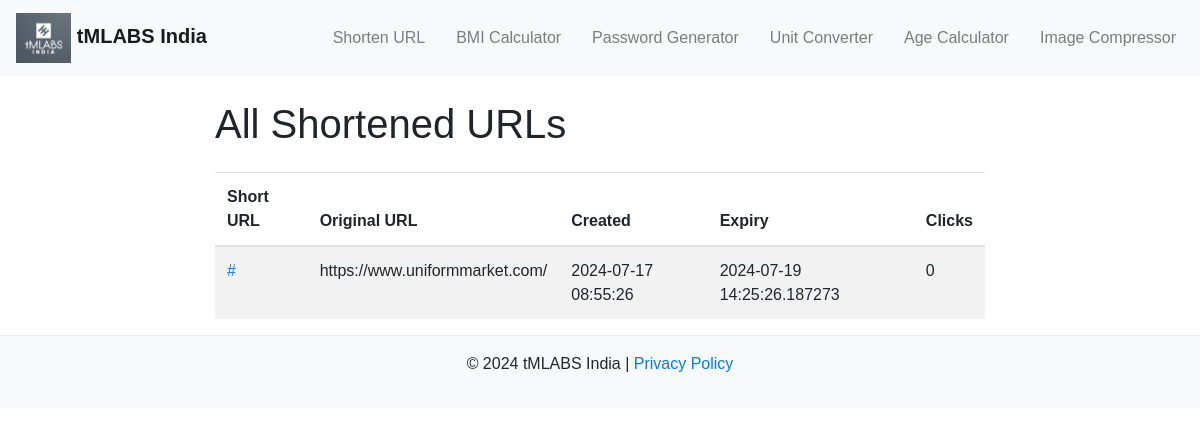
Before: /all_urls with the older database file.
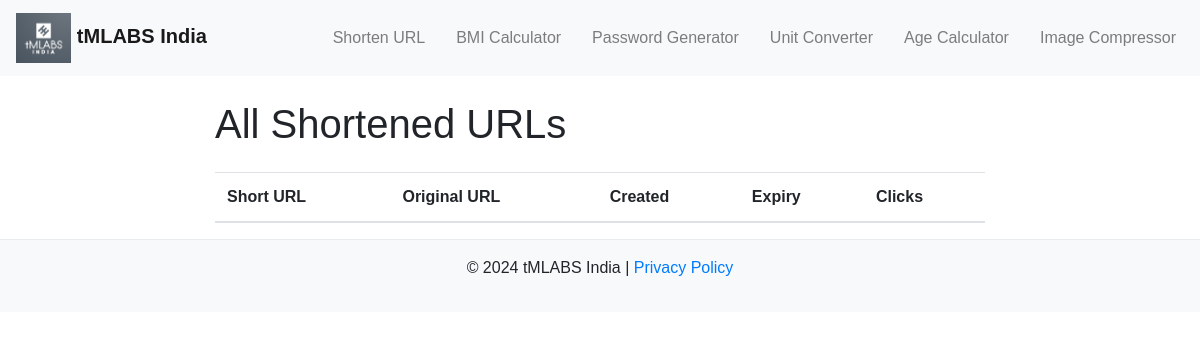
After: the same page with the newer database file.
### tables this page shows
CREATE TABLE urls (
            id INTEGER PRIMARY KEY AUTOINCREMENT,
            created TIMESTAMP NOT NULL DEFAULT CURRENT_TIMESTAMP,
            original_url TEXT NOT NULL,
            short_url TEXT UNIQUE NOT NULL,
            clicks INTEGER NOT NULL DEFAULT 0,
            expiry TEXT NOT NULL,
            ip_address TEXT,
            location TEXT
        );

### app.py (the view)
@app.route('/all_urls', methods=['GET','POST'])
def all_urls():
    urls = get_urls()
    return render_template('all_urls.html', urls=urls, hashids=hashids)

### app.py (called while the page is built)
def get_db_connection():
    conn = sqlite3.connect('database.db')
    conn.row_factory = sqlite3.Row
    return conn

def get_urls():
    conn = get_db_connection()
    urls = conn.execute('SELECT * FROM urls').fetchall()
    conn.close()
    return urls

### templates/all_urls.html (shortened to what this page needs)
{% extends 'base.html' %}
{% block content %}
<h1 class="mb-4">All Shortened URLs</h1>
<table class="table table-striped">
    <thead>
        <tr>
            <th>Short URL</th>
            <th>Original URL</th>
            <th>Created</th>
            <th>Expiry</th>
            <th>Clicks</th>
        </tr>
    </thead>
    <tbody>
        {% for url in urls %}
        <tr>
            <td><a href="{{ url_for('redirect_url', short_url=url.short_url, _external=True) }}">{{ url_for('redirect_url', short_url=url.short_url, _external=True) }}</a></td>
            <td>{{ url.original_url }}</td>
            <td>{{ url.created }}</td>
            <td>{{ url.expiry }}</td>
            <td>{{ url.clicks }}</td>
        </tr>
        {% endfor %}
    </tbody>
</table>
{% endblock %}

Changed rows visible on the page:
removed urls: url_for "#", original_url "https://www.uniformmarket.com/", created "2024-07-17 08:55:26", expiry "2024-07-19 14:25:26.187273", clicks "0"
